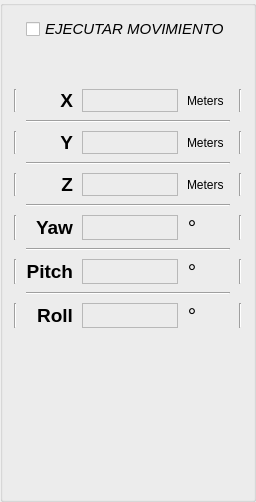
                 <widget class="QGroupBox" name="gridGroupBox2">
                  <property name="sizePolicy">
                   <sizepolicy hsizetype="Maximum" vsizetype="Maximum">
                    <horstretch>0</horstretch>
                    <verstretch>0</verstretch>
                   </sizepolicy>
                  </property>
                  <layout class="QGridLayout" name="gridLayout_2">
                   <property name="sizeConstraint">
                    <enum>QLayout::SetNoConstraint</enum>
                   </property>
                   <property name="horizontalSpacing">
                    <number>9</number>
                   </property>
                   <property name="verticalSpacing">
                    <number>8</number>
                   </property>
                   <item row="21" column="2">
                    <spacer name="verticalSpacer_3">
                     <property name="orientation">
                      <enum>Qt::Vertical</enum>
                     </property>
                     <property name="sizeHint" stdset="0">
                      <size>
                       <width>20</width>
                       <height>40</height>
                      </size>
                     </property>
                    </spacer>
                   </item>
                   <item row="9" column="2" colspan="2">
                    <widget class="QLabel" name="fkZ">
                     <property name="maximumSize">
                      <size>
                       <width>16777215</width>
                       <height>25</height>
                      </size>
                     </property>
                     <property name="frameShape">
                      <enum>QFrame::StyledPanel</enum>
                     </property>
                     <property name="text">
                      <string/>
                     </property>
                    </widget>
                   </item>
                   <item row="10" column="1" colspan="4">
                    <widget class="Line" name="line_45">
                     <property name="orientation">
                      <enum>Qt::Horizontal</enum>
                     </property>
                    </widget>
                   </item>
                   <item row="14" column="1" colspan="4">
                    <widget class="Line" name="line_46">
                     <property name="orientation">
                      <enum>Qt::Horizontal</enum>
                     </property>
                    </widget>
                   </item>
                   <item row="22" column="2">
                    <spacer name="verticalSpacer_2">
                     <property name="orientation">
                      <enum>Qt::Vertical</enum>
                     </property>
                     <property name="sizeHint" stdset="0">
                      <size>
                       <width>20</width>
                       <height>40</height>
                      </size>
                     </property>
                    </spacer>
                   </item>
                   <item row="18" column="4">
                    <widget class="QLabel" name="label_59">
                     <property name="font">
                      <font>
                       <pointsize>16</pointsize>
                       <italic>true</italic>
                      </font>
                     </property>
                     <property name="text">
                      <string>°</string>
                     </property>
                    </widget>
                   </item>
                   <item row="5" column="4">
                    <widget class="QLabel" name="label_29">
                     <property name="text">
                      <string>Meters</string>
                     </property>
                    </widget>
                   </item>
                   <item row="7" column="4">
                    <widget class="QLabel" name="label_30">
                     <property name="text">
                      <string>Meters</string>
                     </property>
                    </widget>
                   </item>
                   <item row="16" column="4">
                    <widget class="QLabel" name="label_58">
                     <property name="font">
                      <font>
                       <pointsize>16</pointsize>
                       <italic>true</italic>
                      </font>
                     </property>
                     <property name="text">
                      <string>°</string>
                     </property>
                    </widget>
                   </item>
                   <item row="9" column="4">
                    <widget class="QLabel" name="label_31">
                     <property name="text">
                      <string>Meters</string>
                     </property>
                    </widget>
                   </item>
                   <item row="9" column="1">
                    <widget class="QLabel" name="label_11">
                     <property name="font">
                      <font>
                       <pointsize>14</pointsize>
                       <weight>75</weight>
                       <bold>true</bold>
                      </font>
                     </property>
                     <property name="layoutDirection">
                      <enum>Qt::LeftToRight</enum>
                     </property>
                     <property name="text">
                      <string>&lt;html&gt;&lt;head/&gt;&lt;body&gt;&lt;p align=&quot;right&quot;&gt;Z&lt;/p&gt;&lt;/body&gt;&lt;/html&gt;</string>
                     </property>
                     <property name="margin">
                      <number>0</number>
                     </property>
                    </widget>
                   </item>
                   <item row="13" column="1">
                    <widget class="QLabel" name="label_49">
                     <property name="font">
                      <font>
                       <pointsize>14</pointsize>
                       <italic>false</italic>
                      </font>
                     </property>
                     <property name="layoutDirection">
                      <enum>Qt::LeftToRight</enum>
                     </property>
                     <property name="text">
                      <string>&lt;html&gt;&lt;head/&gt;&lt;body&gt;&lt;p align=&quot;right&quot;&gt;&lt;span style=&quot; font-weight:600;&quot;&gt;Yaw&lt;/span&gt;&lt;/p&gt;&lt;/body&gt;&lt;/html&gt;</string>
                     </property>
                     <property name="margin">
                      <number>0</number>
                     </property>
                    </widget>
                   </item>
                   <item row="18" column="1">
                    <widget class="QLabel" name="label_55">
                     <property name="font">
                      <font>
                       <pointsize>14</pointsize>
                      </font>
                     </property>
                     <property name="layoutDirection">
                      <enum>Qt::LeftToRight</enum>
                     </property>
                     <property name="text">
                      <string>&lt;html&gt;&lt;head/&gt;&lt;body&gt;&lt;p align=&quot;right&quot;&gt;&lt;span style=&quot; font-weight:600;&quot;&gt;Roll&lt;/span&gt;&lt;/p&gt;&lt;/body&gt;&lt;/html&gt;</string>
                     </property>
                     <property name="margin">
                      <number>0</number>
                     </property>
                    </widget>
                   </item>
                   <item row="16" column="1">
                    <widget class="QLabel" name="label_53">
                     <property name="font">
                      <font>
                       <pointsize>14</pointsize>
                      </font>
                     </property>
                     <property name="layoutDirection">
                      <enum>Qt::LeftToRight</enum>
                     </property>
                     <property name="text">
                      <string>&lt;html&gt;&lt;head/&gt;&lt;body&gt;&lt;p align=&quot;right&quot;&gt;&lt;span style=&quot; font-weight:600;&quot;&gt;Pitch&lt;/span&gt;&lt;/p&gt;&lt;/body&gt;&lt;/html&gt;</string>
                     </property>
                     <property name="margin">
                      <number>0</number>
                     </property>
                    </widget>
                   </item>
                   <item row="13" column="4">
                    <widget class="QLabel" name="label_57">
                     <property name="font">
                      <font>
                       <pointsize>16</pointsize>
                       <italic>true</italic>
                      </font>
                     </property>
                     <property name="text">
                      <string>°</string>
                     </property>
                    </widget>
                   </item>
                   <item row="7" column="1">
                    <widget class="QLabel" name="label_10">
                     <property name="font">
                      <font>
                       <pointsize>14</pointsize>
                       <weight>75</weight>
                       <bold>true</bold>
                      </font>
                     </property>
                     <property name="layoutDirection">
                      <enum>Qt::LeftToRight</enum>
                     </property>
                     <property name="text">
                      <string>&lt;html&gt;&lt;head/&gt;&lt;body&gt;&lt;p align=&quot;right&quot;&gt;Y&lt;/p&gt;&lt;/body&gt;&lt;/html&gt;</string>
                     </property>
                    </widget>
                   </item>
                   <item row="20" column="2">
                    <spacer name="verticalSpacer_4">
                     <property name="orientation">
                      <enum>Qt::Vertical</enum>
                     </property>
                     <property name="sizeHint" stdset="0">
                      <size>
                       <width>20</width>
                       <height>40</height>
                      </size>
                     </property>
                    </spacer>
                   </item>
                   <item row="7" column="0">
                    <widget class="Line" name="line_58">
                     <property name="orientation">
                      <enum>Qt::Vertical</enum>
                     </property>
                    </widget>
                   </item>
                   <item row="6" column="1" colspan="4">
                    <widget class="Line" name="line_21">
                     <property name="orientation">
                      <enum>Qt::Horizontal</enum>
                     </property>
                    </widget>
                   </item>
                   <item row="13" column="2" colspan="2">
                    <widget class="QLabel" name="fkYaw">
                     <property name="maximumSize">
                      <size>
                       <width>16777215</width>
                       <height>25</height>
                      </size>
                     </property>
                     <property name="frameShape">
                      <enum>QFrame::StyledPanel</enum>
                     </property>
                     <property name="text">
                      <string/>
                     </property>
                    </widget>
                   </item>
                   <item row="17" column="1" colspan="4">
                    <widget class="Line" name="line_47">
                     <property name="orientation">
                      <enum>Qt::Horizontal</enum>
                     </property>
                    </widget>
                   </item>
                   <item row="8" column="1" colspan="4">
                    <widget class="Line" name="line_44">
                     <property name="orientation">
                      <enum>Qt::Horizontal</enum>
                     </property>
                    </widget>
                   </item>
                   <item row="5" column="0">
                    <widget class="Line" name="line_59">
                     <property name="orientation">
                      <enum>Qt::Vertical</enum>
                     </property>
                    </widget>
                   </item>
                   <item row="5" column="5">
                    <widget class="Line" name="line_48">
                     <property name="orientation">
                      <enum>Qt::Vertical</enum>
                     </property>
                    </widget>
                   </item>
                   <item row="16" column="5">
                    <widget class="Line" name="line_52">
                     <property name="orientation">
                      <enum>Qt::Vertical</enum>
                     </property>
                    </widget>
                   </item>
                   <item row="19" column="2">
                    <spacer name="verticalSpacer_5">
                     <property name="orientation">
                      <enum>Qt::Vertical</enum>
                     </property>
                     <property name="sizeHint" stdset="0">
                      <size>
                       <width>20</width>
                       <height>40</height>
                      </size>
                     </property>
                    </spacer>
                   </item>
                   <item row="13" column="5">
                    <widget class="Line" name="line_51">
                     <property name="orientation">
                      <enum>Qt::Vertical</enum>
                     </property>
                    </widget>
                   </item>
                   <item row="5" column="2" colspan="2">
                    <widget class="QLabel" name="fkX">
                     <property name="maximumSize">
                      <size>
                       <width>16777215</width>
                       <height>25</height>
                      </size>
                     </property>
                     <property name="frameShape">
                      <enum>QFrame::StyledPanel</enum>
                     </property>
                     <property name="text">
                      <string/>
                     </property>
                    </widget>
                   </item>
                   <item row="7" column="5">
                    <widget class="Line" name="line_49">
                     <property name="orientation">
                      <enum>Qt::Vertical</enum>
                     </property>
                    </widget>
                   </item>
                   <item row="9" column="5">
                    <widget class="Line" name="line_50">
                     <property name="orientation">
                      <enum>Qt::Vertical</enum>
                     </property>
                    </widget>
                   </item>
                   <item row="18" column="0">
                    <widget class="Line" name="line_54">
                     <property name="orientation">
                      <enum>Qt::Vertical</enum>
                     </property>
                    </widget>
                   </item>
                   <item row="7" column="2" colspan="2">
                    <widget class="QLabel" name="fkY">
                     <property name="maximumSize">
                      <size>
                       <width>16777215</width>
                       <height>25</height>
                      </size>
                     </property>
                     <property name="frameShape">
                      <enum>QFrame::StyledPanel</enum>
                     </property>
                     <property name="text">
                      <string/>
                     </property>
                    </widget>
                   </item>
                   <item row="5" column="1">
                    <widget class="QLabel" name="label_5">
                     <property name="font">
                      <font>
                       <pointsize>14</pointsize>
                       <weight>75</weight>
                       <bold>true</bold>
                      </font>
                     </property>
                     <property name="layoutDirection">
                      <enum>Qt::LeftToRight</enum>
                     </property>
                     <property name="text">
                      <string>&lt;html&gt;&lt;head/&gt;&lt;body&gt;&lt;p align=&quot;right&quot;&gt;X&lt;/p&gt;&lt;/body&gt;&lt;/html&gt;</string>
                     </property>
                    </widget>
                   </item>
                   <item row="18" column="5">
                    <widget class="Line" name="line_53">
                     <property name="orientation">
                      <enum>Qt::Vertical</enum>
                     </property>
                    </widget>
                   </item>
                   <item row="9" column="0">
                    <widget class="Line" name="line_57">
                     <property name="orientation">
                      <enum>Qt::Vertical</enum>
                     </property>
                    </widget>
                   </item>
                   <item row="16" column="0">
                    <widget class="Line" name="line_55">
                     <property name="orientation">
                      <enum>Qt::Vertical</enum>
                     </property>
                    </widget>
                   </item>
                   <item row="13" column="0">
                    <widget class="Line" name="line_56">
                     <property name="orientation">
                      <enum>Qt::Vertical</enum>
                     </property>
                    </widget>
                   </item>
                   <item row="1" column="2">
                    <spacer name="verticalSpacer_6">
                     <property name="orientation">
                      <enum>Qt::Vertical</enum>
                     </property>
                     <property name="sizeHint" stdset="0">
                      <size>
                       <width>20</width>
                       <height>40</height>
                      </size>
                     </property>
                    </spacer>
                   </item>
                   <item row="16" column="2" colspan="2">
                    <widget class="QLabel" name="fkPitch">
                     <property name="maximumSize">
                      <size>
                       <width>16777215</width>
                       <height>25</height>
                      </size>
                     </property>
                     <property name="frameShape">
                      <enum>QFrame::StyledPanel</enum>
                     </property>
                     <property name="text">
                      <string/>
                     </property>
                    </widget>
                   </item>
                   <item row="18" column="2" colspan="2">
                    <widget class="QLabel" name="fkRoll">
                     <property name="maximumSize">
                      <size>
                       <width>16777215</width>
                       <height>25</height>
                      </size>
                     </property>
                     <property name="frameShape">
                      <enum>QFrame::StyledPanel</enum>
                     </property>
                     <property name="text">
                      <string/>
                     </property>
                    </widget>
                   </item>
                   <item row="0" column="1" colspan="4">
                    <widget class="QCheckBox" name="checkBox_2">
                     <property name="font">
                      <font>
                       <pointsize>11</pointsize>
                       <italic>true</italic>
                      </font>
                     </property>
                     <property name="text">
                      <string>EJECUTAR MOVIMIENTO</string>
                     </property>
                    </widget>
                   </item>
                  </layout>
                 </widget>
